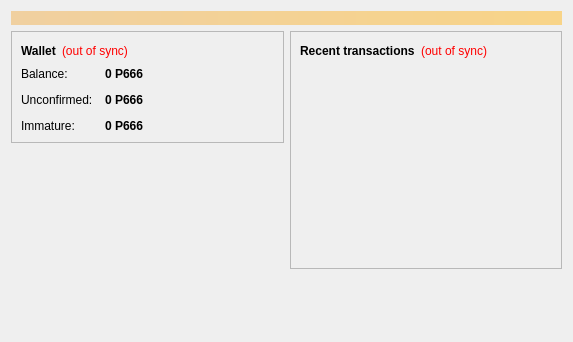
<?xml version="1.0" encoding="UTF-8"?>
<ui version="4.0">
 <class>OverviewPage</class>
 <widget class="QWidget" name="OverviewPage">
  <property name="geometry">
   <rect>
    <x>0</x>
    <y>0</y>
    <width>573</width>
    <height>342</height>
   </rect>
  </property>
  <property name="windowTitle">
   <string>Form</string>
  </property>
  <layout class="QVBoxLayout" name="topLayout">
   <item>
    <widget class="QLabel" name="labelAlerts">
     <property name="visible">
      <bool>false</bool>
     </property>
     <property name="styleSheet">
      <string notr="true">background-color: qlineargradient(x1: 0, y1: 0, x2: 1, y2: 0, stop:0 #F0D0A0, stop:1 #F8D488); color:#000000;</string>
     </property>
     <property name="wordWrap">
      <bool>true</bool>
     </property>
     <property name="margin">
      <number>3</number>
     </property>
    </widget>
   </item>
   <item>
    <layout class="QHBoxLayout" name="horizontalLayout" stretch="1,1">
     <item>
      <layout class="QVBoxLayout" name="verticalLayout_2">
       <item>
        <widget class="QFrame" name="frame">
         <property name="frameShape">
          <enum>QFrame::StyledPanel</enum>
         </property>
         <property name="frameShadow">
          <enum>QFrame::Raised</enum>
         </property>
         <layout class="QVBoxLayout" name="verticalLayout_4">
          <item>
           <layout class="QHBoxLayout" name="horizontalLayout_4">
            <item>
             <widget class="QLabel" name="label_5">
              <property name="font">
               <font>
                <weight>75</weight>
                <bold>true</bold>
               </font>
              </property>
              <property name="text">
               <string>Wallet</string>
              </property>
             </widget>
            </item>
            <item>
             <widget class="QLabel" name="labelWalletStatus">
              <property name="toolTip">
               <string>The displayed information may be out of date. Your wallet automatically synchronizes with the PunisherCoin network after a connection is established, but this process has not completed yet.</string>
              </property>
              <property name="styleSheet">
               <string notr="true">QLabel { color: red; }</string>
              </property>
              <property name="text">
               <string notr="true">(out of sync)</string>
              </property>
              <property name="alignment">
               <set>Qt::AlignLeading|Qt::AlignLeft|Qt::AlignVCenter</set>
              </property>
             </widget>
            </item>
            <item>
             <spacer name="horizontalSpacer_2">
              <property name="orientation">
               <enum>Qt::Horizontal</enum>
              </property>
              <property name="sizeHint" stdset="0">
               <size>
                <width>40</width>
                <height>20</height>
               </size>
              </property>
             </spacer>
            </item>
           </layout>
          </item>
          <item>
           <layout class="QFormLayout" name="formLayout_2">
            <property name="fieldGrowthPolicy">
             <enum>QFormLayout::AllNonFixedFieldsGrow</enum>
            </property>
            <property name="horizontalSpacing">
             <number>12</number>
            </property>
            <property name="verticalSpacing">
             <number>12</number>
            </property>
            <item row="0" column="0">
             <widget class="QLabel" name="label">
              <property name="text">
               <string>Balance:</string>
              </property>
             </widget>
            </item>
            <item row="0" column="1">
             <widget class="QLabel" name="labelBalance">
              <property name="font">
               <font>
                <weight>75</weight>
                <bold>true</bold>
               </font>
              </property>
              <property name="cursor">
               <cursorShape>IBeamCursor</cursorShape>
              </property>
              <property name="toolTip">
               <string>Your current balance</string>
              </property>
              <property name="text">
               <string notr="true">0 P666</string>
              </property>
              <property name="textInteractionFlags">
               <set>Qt::LinksAccessibleByMouse|Qt::TextSelectableByKeyboard|Qt::TextSelectableByMouse</set>
              </property>
             </widget>
            </item>
            <item row="1" column="0">
             <widget class="QLabel" name="label_3">
              <property name="text">
               <string>Unconfirmed:</string>
              </property>
             </widget>
            </item>
            <item row="1" column="1">
             <widget class="QLabel" name="labelUnconfirmed">
              <property name="font">
               <font>
                <weight>75</weight>
                <bold>true</bold>
               </font>
              </property>
              <property name="cursor">
               <cursorShape>IBeamCursor</cursorShape>
              </property>
              <property name="toolTip">
               <string>Total of transactions that have yet to be confirmed, and do not yet count toward the current balance</string>
              </property>
              <property name="text">
               <string notr="true">0 P666</string>
              </property>
              <property name="textInteractionFlags">
               <set>Qt::LinksAccessibleByMouse|Qt::TextSelectableByKeyboard|Qt::TextSelectableByMouse</set>
              </property>
             </widget>
            </item>
            <item row="2" column="0">
             <widget class="QLabel" name="labelImmatureText">
              <property name="text">
               <string>Immature:</string>
              </property>
             </widget>
            </item>
            <item row="2" column="1">
             <widget class="QLabel" name="labelImmature">
              <property name="font">
               <font>
                <weight>75</weight>
                <bold>true</bold>
               </font>
              </property>
              <property name="toolTip">
               <string>Mined balance that has not yet matured</string>
              </property>
              <property name="text">
               <string notr="true">0 P666</string>
              </property>
              <property name="textInteractionFlags">
               <set>Qt::LinksAccessibleByMouse|Qt::TextSelectableByKeyboard|Qt::TextSelectableByMouse</set>
              </property>
             </widget>
            </item>
           </layout>
          </item>
         </layout>
        </widget>
       </item>
       <item>
        <spacer name="verticalSpacer">
         <property name="orientation">
          <enum>Qt::Vertical</enum>
         </property>
         <property name="sizeHint" stdset="0">
          <size>
           <width>20</width>
           <height>40</height>
          </size>
         </property>
        </spacer>
       </item>
      </layout>
     </item>
     <item>
      <layout class="QVBoxLayout" name="verticalLayout_3">
       <item>
        <widget class="QFrame" name="frame_2">
         <property name="frameShape">
          <enum>QFrame::StyledPanel</enum>
         </property>
         <property name="frameShadow">
          <enum>QFrame::Raised</enum>
         </property>
         <layout class="QVBoxLayout" name="verticalLayout">
          <item>
           <layout class="QHBoxLayout" name="horizontalLayout_2">
            <item>
             <widget class="QLabel" name="label_4">
              <property name="text">
               <string>&lt;b&gt;Recent transactions&lt;/b&gt;</string>
              </property>
             </widget>
            </item>
            <item>
             <widget class="QLabel" name="labelTransactionsStatus">
              <property name="toolTip">
               <string>The displayed information may be out of date. Your wallet automatically synchronizes with the PunisherCoin network after a connection is established, but this process has not completed yet.</string>
              </property>
              <property name="styleSheet">
               <string notr="true">QLabel { color: red; }</string>
              </property>
              <property name="text">
               <string notr="true">(out of sync)</string>
              </property>
              <property name="alignment">
               <set>Qt::AlignRight|Qt::AlignTrailing|Qt::AlignVCenter</set>
              </property>
             </widget>
            </item>
            <item>
             <spacer name="horizontalSpacer">
              <property name="orientation">
               <enum>Qt::Horizontal</enum>
              </property>
              <property name="sizeHint" stdset="0">
               <size>
                <width>40</width>
                <height>20</height>
               </size>
              </property>
             </spacer>
            </item>
           </layout>
          </item>
          <item>
           <widget class="QListView" name="listTransactions">
            <property name="styleSheet">
             <string notr="true">QListView { background: transparent; }</string>
            </property>
            <property name="frameShape">
             <enum>QFrame::NoFrame</enum>
            </property>
            <property name="verticalScrollBarPolicy">
             <enum>Qt::ScrollBarAlwaysOff</enum>
            </property>
            <property name="horizontalScrollBarPolicy">
             <enum>Qt::ScrollBarAlwaysOff</enum>
            </property>
            <property name="selectionMode">
             <enum>QAbstractItemView::NoSelection</enum>
            </property>
           </widget>
          </item>
         </layout>
        </widget>
       </item>
       <item>
        <spacer name="verticalSpacer_2">
         <property name="orientation">
          <enum>Qt::Vertical</enum>
         </property>
         <property name="sizeHint" stdset="0">
          <size>
           <width>20</width>
           <height>40</height>
          </size>
         </property>
        </spacer>
       </item>
      </layout>
     </item>
    </layout>
   </item>
  </layout>
 </widget>
 <resources/>
 <connections/>
</ui>
